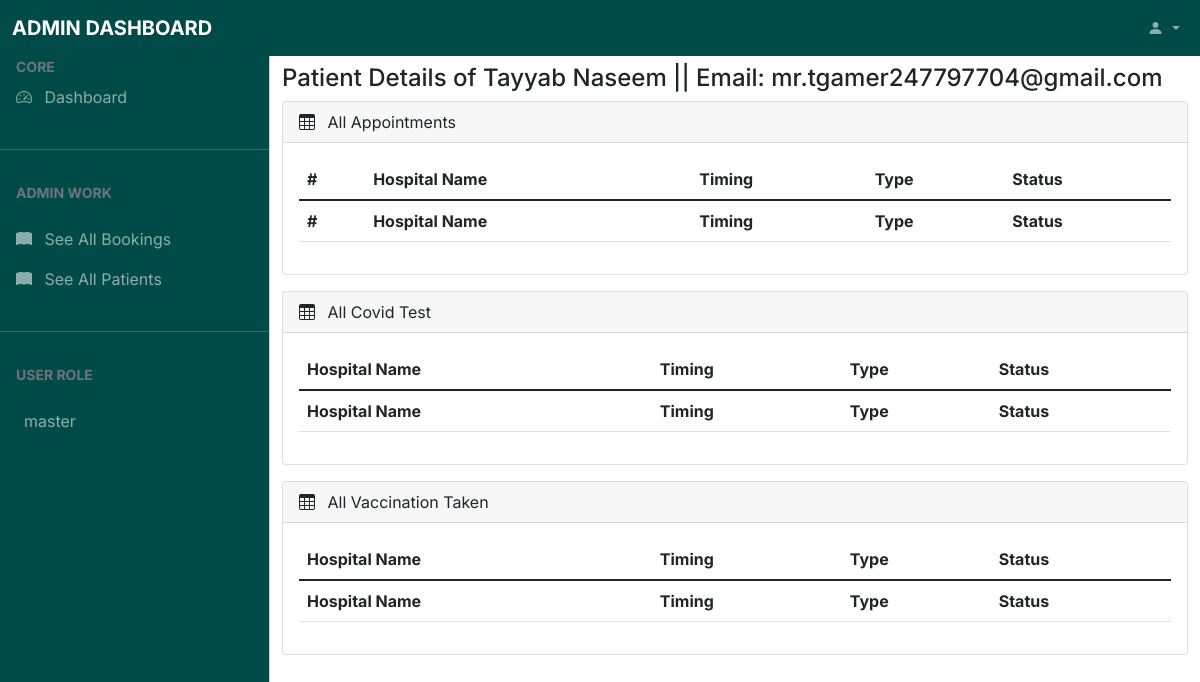
Page /management/admin/details/bookings/detail/?id=7 (signed in) on the earlier database version.
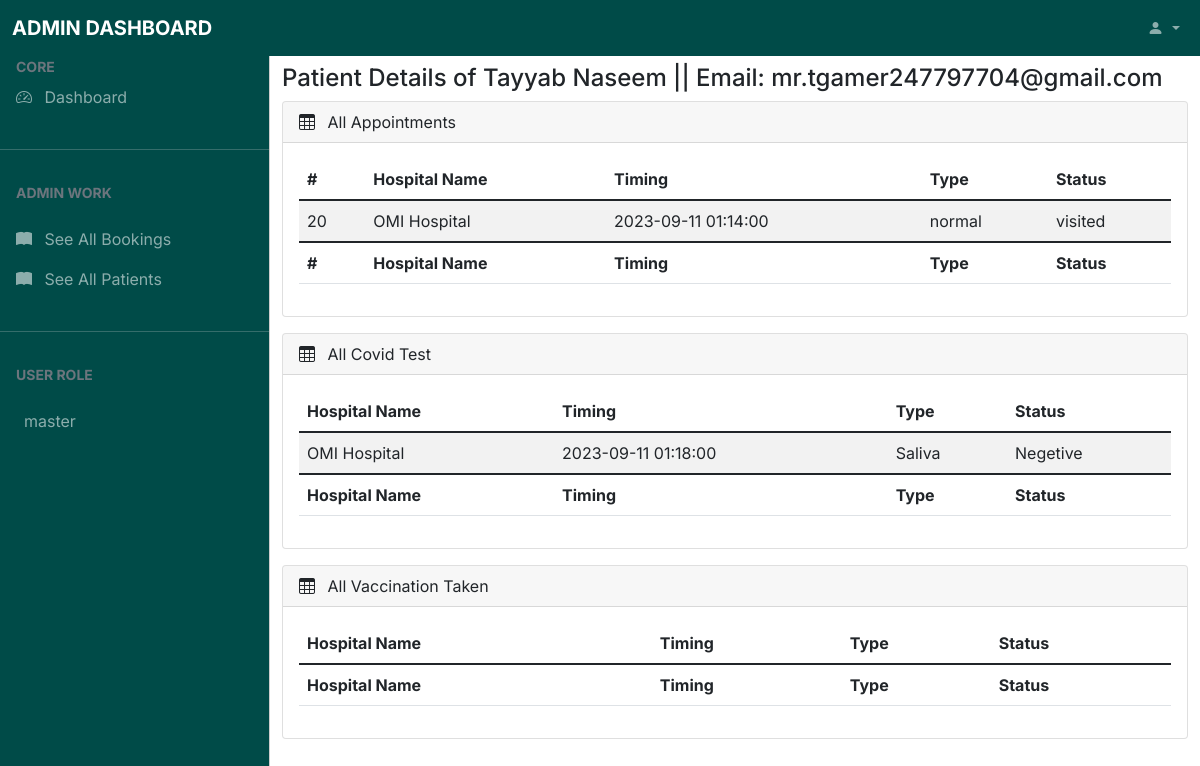
Same page on the later database version.
### tables this page shows
CREATE TABLE IF NOT EXISTS `users` (
  `user_id` int(11) NOT NULL AUTO_INCREMENT,
  `fname` varchar(50) DEFAULT NULL,
  `lname` varchar(50) DEFAULT NULL,
  `email` varchar(255) DEFAULT NULL,
  `contact` varchar(20) DEFAULT NULL,
  `password` varchar(255) DEFAULT NULL,
  `address` varchar(255) DEFAULT NULL,
  `city` varchar(50) DEFAULT NULL,
  `state` varchar(50) DEFAULT NULL,
  `postal` varchar(50) DEFAULT NULL,
  `country` varchar(50) DEFAULT NULL,
  `verified` varchar(5) DEFAULT 'false',
  `role` varchar(10) DEFAULT 'user',
  PRIMARY KEY (`user_id`)
);

CREATE TABLE IF NOT EXISTS `appointments` (
  `appointment_id` int(11) NOT NULL AUTO_INCREMENT,
  `hospital_id` int(11) NOT NULL DEFAULT 0,
  `user_id` int(11) NOT NULL DEFAULT 0,
  `type` varchar(50) DEFAULT 'normal',
  `status` varchar(50) DEFAULT 'pending',
  `booking_time` datetime DEFAULT NULL,
  `appointment_time` datetime DEFAULT NULL,
  PRIMARY KEY (`appointment_id`),
  KEY `hospital_id` (`hospital_id`),
  KEY `user_id` (`user_id`),
  CONSTRAINT `hospital_id` FOREIGN KEY (`hospital_id`) REFERENCES `hospitals` (`hospital_id`),
  CONSTRAINT `user_id` FOREIGN KEY (`user_id`) REFERENCES `users` (`user_id`)
);

CREATE TABLE IF NOT EXISTS `hospitals` (
  `hospital_id` int(11) NOT NULL AUTO_INCREMENT,
  `hospital_name` varchar(50) NOT NULL DEFAULT 'No Name Specified',
  `timing` varchar(50) NOT NULL DEFAULT 'No Timing Specified',
  `area` varchar(50) NOT NULL DEFAULT 'No City Specified',
  `city` varchar(50) NOT NULL DEFAULT 'No Area Specified',
  PRIMARY KEY (`hospital_id`)
);

CREATE TABLE IF NOT EXISTS `reports` (
  `report_id` int(11) NOT NULL AUTO_INCREMENT,
  `user_id` int(11) NOT NULL DEFAULT 0,
  `hospital_id` int(11) NOT NULL DEFAULT 0,
  `report_timing` datetime DEFAULT NULL,
  `type` varchar(50) DEFAULT NULL,
  `test_type` varchar(50) DEFAULT NULL,
  `vaccine_type` varchar(50) DEFAULT NULL,
  `test_result` varchar(50) DEFAULT NULL,
  `vaccine_status` varchar(50) DEFAULT 'Not Taken',
  PRIMARY KEY (`report_id`),
  KEY `user_id_report` (`user_id`),
  KEY `hospital_id_report` (`hospital_id`),
  CONSTRAINT `hospital_id_report` FOREIGN KEY (`hospital_id`) REFERENCES `hospitals` (`hospital_id`),
  CONSTRAINT `user_id_report` FOREIGN KEY (`user_id`) REFERENCES `users` (`user_id`)
);

### config.php (called while the page is built)
<?php
    $config['URL'] = 'http://localhost';
    $config['DB_URL'] = 'localhost:3306';
    $config['DB_USERNAME'] = 'root';
    $config['DB_PASSWORD'] = '';
    $config['DB_DATABASE'] = '_covid19';
    $config['THEME_COLOR'] = '#00aea5';
    $config['STATIC_BACKGROUND'] = false;
?>

### management/admin/details/bookings/detail/index.php (the view, shortened to what this page needs)
<?php
require('../../../../../config.php');
$connection = mysqli_connect($config['DB_URL'], $config['DB_USERNAME'], $config['DB_PASSWORD'], $config['DB_DATABASE']);
?>
<!DOCTYPE html>
<html lang="en">
<head>
    <link href="https://cdn.jsdelivr.net/npm/bootstrap@5.1.3/dist/css/bootstrap.min.css" rel="stylesheet">
    <link rel="stylesheet" href="https://use.fontawesome.com/releases/v5.2.0/css/all.css" />
    <link rel="stylesheet" href="<?php echo $config['URL'] ?>/assets/css/global.css">
    <link rel="stylesheet" href="https://cdn.jsdelivr.net/npm/bootstrap-icons@1.4.1/font/bootstrap-icons.css" />
    <link rel="stylesheet" href="<?php echo $config['URL'] ?>/vendor/data_tables/dataTables.bootstrap5.min.css">
    <link rel="stylesheet" href="<?php echo $config['URL'] ?>/assets/css/dash.css">
</head>
<body>
    <nav class="navbar navbar-expand-lg navbar-dark bg-custom2 fixed-top">
        <div class="container-fluid">
            <a class="navbar-brand me-auto ms-lg-0 ms-3 text-uppercase fw-bold">Admin Dashboard</a>
            <div class="collapse navbar-collapse" id="topNavBar">
                <ul class="navbar-nav d-flex ms-auto my-3 my-lg-0">
                    <li class="nav-item dropdown">
                        <a class="nav-link dropdown-toggle ms-2" href="#" role="button" data-bs-toggle="dropdown" aria-expanded="false">
                            <i class="bi bi-person-fill"></i>
                        </a>
                    </li>
                </ul>
            </div>
        </div>
    </nav>
    <div class="offcanvas offcanvas-start sidebar-nav bg-custom2" tabindex="-1" id="sidebar">
        <div class="offcanvas-body p-0">
            <nav class="navbar-dark">
                <ul class="navbar-nav">
                    <li>
                        <div class="text-muted small fw-bold text-uppercase px-3">
                            CORE
                        </div>
                    </li>
                    <li>
                        <a href="<?php echo $config['URL'] ?>/management/admin/" class="nav-link px-3">
                            <span class="me-2"><i class="bi bi-speedometer2"></i></span>
                            <span>Dashboard</span>
                        </a>
                    </li>
                    <li class="my-4">
                        <hr class="dropdown-divider bg-light" />
                    </li>
                    <li>
                        <div class="text-muted small fw-bold text-uppercase px-3 mb-3">
                            Admin Work
                        </div>
                    </li>
                    <li>
                        <a href="<?php echo $config['URL'] ?>/management/admin/details/bookings/" class="nav-link px-3">
                            <span class="me-2"><i class="bi bi-book-fill"></i></span>
                            <span>See All Bookings</span>
                        </a>
                    </li>
                    <li>
                        <a href="<?php echo $config['URL'] ?>/management/admin/details/patients/" class="nav-link px-3">
                            <span class="me-2"><i class="bi bi-book-fill"></i></span>
                            <span>See All Patients</span>
                        </a>
                    </li>
                    <li class="my-4">
                        <hr class="dropdown-divider bg-light" />
                    </li>
                    <li>
                        <div class="text-muted small fw-bold text-uppercase px-3 mb-3">
                            User Role
                        </div>
                    </li>
                    <li>
                        <div class="nav-link px-3">
                            <span><?php echo $_SESSION['user-role']; ?></span>
                        </div>
                    </li>
                </ul>
            </nav>
        </div>
    </div>
    <main class="mt-5 pt-3">
        <div class="container-fluid">
            <div class="row">
                <div class="col-md-12">
                    <?php
                    if (isset($_GET['id'])) {
                        $user_id = $_GET['id'];
                        $query = "SELECT * FROM users WHERE user_id = $user_id";
                        $result = mysqli_query($connection, $query);
                        $total  = mysqli_num_rows($result);
                        if ($total == 1) {
                            while ($row = mysqli_fetch_assoc($result)) {
                                echo '<h4>Patient Details of ' . $row['fname'] . ' ' . $row['lname'] . ' || Email: ' . $row['email'] . '</h4>';
                            }
                        }
                    }
                    ?>
                </div>
            </div>
            <div class="row">
                <div class="col-md-12 mb-3">
                    <div class="card">
                        <div class="card-header">
                            <span><i class="bi bi-table me-2"></i></span> All Appointments
                        </div>
                        <div class="card-body">
                            <div class="table-responsive">
                                <table id="example" class="table table-striped data-table2" style="width: 100%">
                                    <thead>
                                        <tr>
                                            <th>#</th>
                                            <th>Hospital Name</th>
                                            <th>Timing</th>
                                            <th>Type</th>
                                            <th>Status</th>
                                        </tr>
                                    </thead>
                                    <tbody>
                                        <?php
                                        $query = "SELECT * FROM appointments INNER JOIN hospitals ON appointments.hospital_id = hospitals.hospital_id WHERE appointments.user_id = $user_id";
                                        $result = mysqli_query($connection, $query);
                                        $total  = mysqli_num_rows($result);
                                        if ($total >= 1) {
                                            while ($row = mysqli_fetch_assoc($result)) {
                                                if ($row['status'] == 'approved' || $row['status'] == 'visited' || $row['status'] == 'not visited') {
                                                    echo '
                                                        <tr>
                                                            <td>' . $row['appointment_id'] . '</td>
                                                            <td>' . $row['hospital_name'] . '</td>
                                                            <td>' . $row['appointment_time'] . '</td>
                                                            <td>' . $row['type'] . '</td>
                                                            <td>' . $row['status'] . '</td>
                                                        </tr>
                                                        ';
                                                }
                                            }
                                        }
                                        ?>
                                    </tbody>
                                    <tfoot>
                                        <tr>
                                            <th>#</th>
                                            <th>Hospital Name</th>
                                            <th>Timing</th>
                                            <th>Type</th>
                                            <th>Status</th>
                                        </tr>
                                    </tfoot>
                                </table>
                            </div>
                        </div>
                    </div>
                </div>
            </div>
            <div class="row">
                <div class="col-md-12 mb-3">
                    <div class="card">
                        <div class="card-header">
                            <span><i class="bi bi-table me-2"></i></span> All Covid Test
                        </div>
                        <div class="card-body">
                            <div class="table-responsive">
                                <table id="example" class="table table-striped data-table2" style="width: 100%">
                                    <thead>
                                        <tr>
                                            <th>Hospital Name</th>
                                            <th>Timing</th>
                                            <th>Type</th>
                                            <th>Status</th>
                                        </tr>
                                    </thead>
                                    <tbody>
                                        <?php
                                        $query = "SELECT * FROM reports INNER JOIN hospitals ON reports.hospital_id = hospitals.hospital_id WHERE reports.user_id = $user_id";
                                        $result = mysqli_query($connection, $query);
                                        $total  = mysqli_num_rows($result);
                                        if ($total >= 1) {
                                            while ($row = mysqli_fetch_assoc($result)) {
                                                if ($row['type'] == 'test') {
                                                    echo '
                                                        <tr>
                                                            <td>' . $row['hospital_name'] . '</td>
                                                            <td>' . $row['report_timing'] . '</td>
                                                            <td>' . $row['test_type'] . '</td>
                                                            <td>' . $row['test_result'] . '</td>
                                                        </tr>
                                                        ';
                                                }
                                            }
                                        }
                                        ?>
                                    </tbody>
                                    <tfoot>
                                        <tr>
                                            <th>Hospital Name</th>
                                            <th>Timing</th>
                                            <th>Type</th>
                                            <th>Status</th>
                                        </tr>
                                    </tfoot>
                                </table>
                            </div>
                        </div>
                    </div>
                </div>
            </div>
            <div class="row">
                <div class="col-md-12 mb-3">
                    <div class="card">
                        <div class="card-header">
                            <span><i class="bi bi-table me-2"></i></span> All Vaccination Taken
                        </div>
                        <div class="card-body">
                            <div class="table-responsive">
                                <table id="example" class="table table-striped data-table2" style="width: 100%">
                                    <thead>
                                        <tr>
                                            <th>Hospital Name</th>
                                            <th>Timing</th>
                                            <th>Type</th>
                                            <th>Status</th>
                                        </tr>
                                    </thead>
                                    <tfoot>
                                        <tr>
                                            <th>Hospital Name</th>
                                            <th>Timing</th>
                                            <th>Type</th>
                                            <th>Status</th>
                                        </tr>
                                    </tfoot>
                                </table>
                            </div>
                        </div>
                    </div>
                </div>
            </div>
        </div>
    </main>
</body>
</html>

### assets/css/global.css (style rules this page uses)
body { background-size: cover; height: 100vh; }
.bg-custom2 { background-color: #004b48 !important; }

### assets/css/dash.css (style rules this page uses)
body, button { font-family: "Inter", sans-serif; }
:root { --offcanvas-width: 270px; --topNavbarHeight: 56px; }
.sidebar-nav { width: var(--offcanvas-width); }
@media (min-width: 992px) { body { overflow: auto !important; } }
@media (min-width: 992px) { main { margin-left: var(--offcanvas-width); } }
@media (min-width: 992px) { .sidebar-nav { -webkit-transform: none; transform: none; visibility: visible !important; height: calc(100% - var(--topNavbarHeight)); top: var(--topNavbarHeight); } }

Differences in the rows shown:
added appointments: appointment_id "20", hospital.hospital_name "OMI Hospital", appointment_time "2023-09-11 01:14:00", type "normal", status "visited"
added reports: hospital.hospital_name "OMI Hospital", report_timing "2023-09-11 01:18:00", test_type "Saliva", test_result "Negetive"
